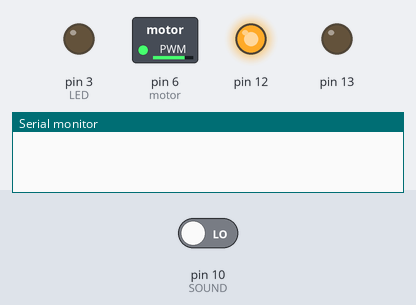
A sketch run on a simulated Arduino Uno, built with avr-gcc and run on an emulated ATmega328P. Shown: switched loads named in the sketch (green lamp = pin HIGH), output pins drawn as LEDs (lit = HIGH), the last lines printed to the serial monitor. Inputs (shaded band) come from the test bench; at power-on: pin 10 (SOUND) LOW.

Above: at 1.2 s.
1.3 s: pin 10 (SOUND) driven HIGH
At 2.7 s:
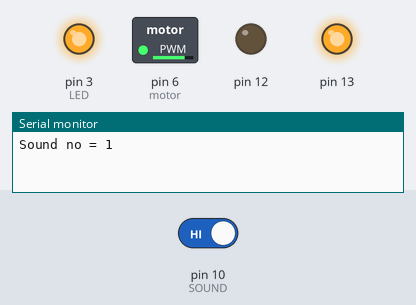
Timing chart, 0 to 4.3 s (numbered marks = the images above; inputs shaded):
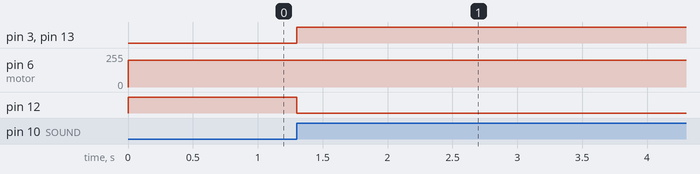

Measured:
- after the input at 1.3 s, pin 3 (LED), pin 13: LOW → HIGH at once; pin 12: HIGH → LOW at once

The sketch:

sound_motor.ino
```cpp
const int LED = 3;
const int SOUND = 10;
const int motor = 6;
int SOUNDstate = 0;
int PREVsoundstate = 0;
int num = 0;

const int soundgap = 300;
unsigned long readsound=0;
void setup()
{

  pinMode(LED,OUTPUT);
  pinMode(SOUND,INPUT);
  pinMode(motor,OUTPUT);
  pinMode(12,OUTPUT);
  pinMode(13,OUTPUT);
  Serial.begin(9600);
}
void loop()
{
  SOUNDstate = digitalRead(SOUND);
  if(SOUNDstate == HIGH && PREVsoundstate == LOW && millis() - readsound > soundgap)
  {
    num += 1;
    readsound=millis();
    Serial.print("Sound no = ");
    Serial.println(num);
  }
  PREVsoundstate = SOUNDstate;

  if(num % 2 == 0)
  {
    analogWrite(motor,200);
    digitalWrite(LED, LOW);
    digitalWrite(12,HIGH);
    digitalWrite(13,LOW);
  }
  else
  {
    analogWrite(motor,200);
    digitalWrite(LED,HIGH);
    digitalWrite(12,LOW);
    digitalWrite(13,HIGH);
  }

}
```
